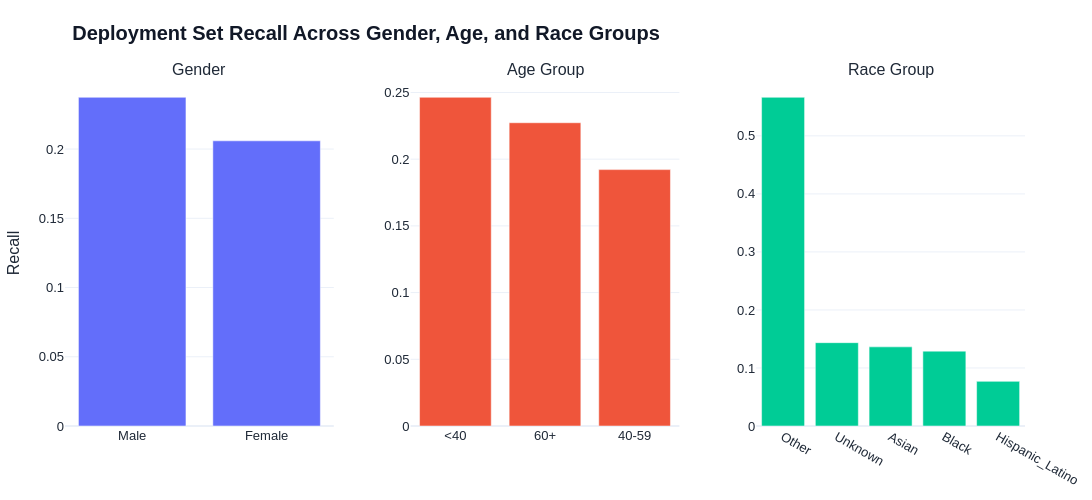

Source (notebook cell):
### Code cell
plot_fairness_subplots_plotly(
    deployment_gender_metrics,
    deployment_age_metrics,
    deployment_race_metrics,
    metric="recall",
    title="             Deployment Set Recall Across Gender, Age, and Race Groups",
    filename="deployment_recall_fairness_subplots.html"
)

### Figure 1 — Plotly figure (JSON) as saved in the notebook; plotly's stock layout.template omitted (floating-point values rounded to 4 significant figures)
{"data": [{"name": "Gender", "type": "bar", "x": ["Male", "Female"], "xaxis": "x", "y": [0.2374, 0.206], "yaxis": "y"}, {"name": "Age Group", "type": "bar", "x": ["<40", "60+", "40-59"], "xaxis": "x2", "y": [0.2464, 0.2273, 0.1922], "yaxis": "y2"}, {"name": "Race Group", "type": "bar", "x": ["Other", "Unknown", "Asian", "Black", "Hispanic_Latino"], "xaxis": "x3", "y": [0.5665, 0.1436, 0.1364, 0.129, 0.07692], "yaxis": "y3"}], "layout": {"annotations": [{"font": {"size": 16}, "showarrow": false, "text": "Gender", "x": 0.14, "xanchor": "center", "xref": "paper", "y": 1, "yanchor": "bottom", "yref": "paper"}, {"font": {"size": 16}, "showarrow": false, "text": "Age Group", "x": 0.5, "xanchor": "center", "xref": "paper", "y": 1, "yanchor": "bottom", "yref": "paper"}, {"font": {"size": 16}, "showarrow": false, "text": "Race Group", "x": 0.86, "xanchor": "center", "xref": "paper", "y": 1, "yanchor": "bottom", "yref": "paper"}], "font": {"color": "#1F2937", "family": "Arial", "size": 13}, "height": 500, "legend": {"title": {"text": "Outcome"}}, "margin": {"b": 50, "l": 50, "r": 40, "t": 80}, "paper_bgcolor": "white", "plot_bgcolor": "white", "showlegend": false, "title": {"font": {"color": "#111827", "size": 20}, "text": "<b>             Deployment Set Recall Across Gender, Age, and Race Groups</b>", "x": 0, "xanchor": "left"}, "width": 1200, "xaxis": {"anchor": "y", "domain": [0, 0.28], "tickangle": 0}, "xaxis2": {"anchor": "y2", "domain": [0.36, 0.64], "tickangle": 0}, "xaxis3": {"anchor": "y3", "domain": [0.72, 1], "tickangle": 30}, "yaxis": {"anchor": "x", "domain": [0, 1], "title": {"text": "Recall"}}, "yaxis2": {"anchor": "x2", "domain": [0, 1], "title": {"text": ""}}, "yaxis3": {"anchor": "x3", "domain": [0, 1], "title": {"text": ""}}}}
